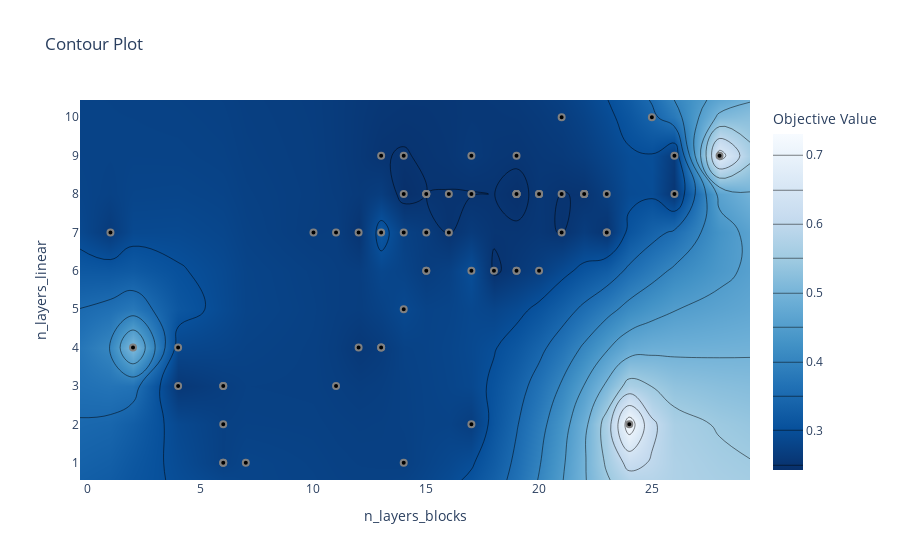

The notebook cell this image was saved under:
### Code cell
fig = optuna.visualization.plot_contour(study, ["n_layers_linear", "n_layers_blocks"])
fig.show()

### Figure 1 — Plotly figure (JSON) as saved in the notebook; plotly's stock layout.template omitted (floating-point values rounded to 4 significant figures; data arrays with more than 128 entries replaced by an {"elided": "..."} marker saying what was removed)
{"data": [{"colorbar": {"title": {"text": "Objective Value"}}, "colorscale": [[0, "rgb(247,251,255)"], [0.125, "rgb(222,235,247)"], [0.25, "rgb(198,219,239)"], [0.375, "rgb(158,202,225)"], [0.5, "rgb(107,174,214)"], [0.625, "rgb(66,146,198)"], [0.75, "rgb(33,113,181)"], [0.875, "rgb(8,81,156)"], [1, "rgb(8,48,107)"]], "connectgaps": true, "contours": {"coloring": "heatmap"}, "hoverinfo": "none", "line": {"smoothing": 1.3}, "reversescale": true, "type": "contour", "x": [-0.35, 1, 2, 4, 6, 7, 10, 11, 12, 13, 14, 15, 16, 17, 18, 19, 20, 21, 22, 23, 24, 25, 26, 28, 29.35], "y": [0.55, 1, 2, 3, 4, 5, 6, 7, 8, 9, 10, 10.45], "z": {"elided": "12x25 float values"}}, {"marker": {"color": "black", "line": {"color": "Grey", "width": 2}}, "mode": "markers", "showlegend": false, "type": "scatter", "x": [22, 24, 2, 11, 28, 23, 25, 4, 14, 17, 14, 6, 6, 6, 17, 6, 6, 7, 12, 13, 11, 4, 19, 18, 20, 19, 20, 26, 22, 22, 15, 15, 17, 14, 26, 23, 21, 15, 21, 13, 19, 23, 19, 21, 1, 20, 19, 17, 19, 13, 10, 20, 19, 22, 16, 16, 15, 15, 12, 14, 14, 13, 15], "y": [8, 2, 4, 7, 9, 7, 10, 3, 1, 6, 5, 3, 1, 3, 2, 1, 2, 1, 4, 4, 3, 4, 6, 6, 6, 8, 8, 8, 8, 8, 6, 7, 8, 7, 9, 8, 8, 8, 7, 7, 8, 7, 9, 10, 7, 8, 8, 9, 6, 4, 7, 8, 8, 8, 7, 8, 8, 8, 7, 8, 9, 9, 6]}], "layout": {"title": {"text": "Contour Plot"}, "xaxis": {"range": [-0.35, 29.35], "title": {"text": "n_layers_blocks"}}, "yaxis": {"range": [0.55, 10.45], "title": {"text": "n_layers_linear"}}}}
